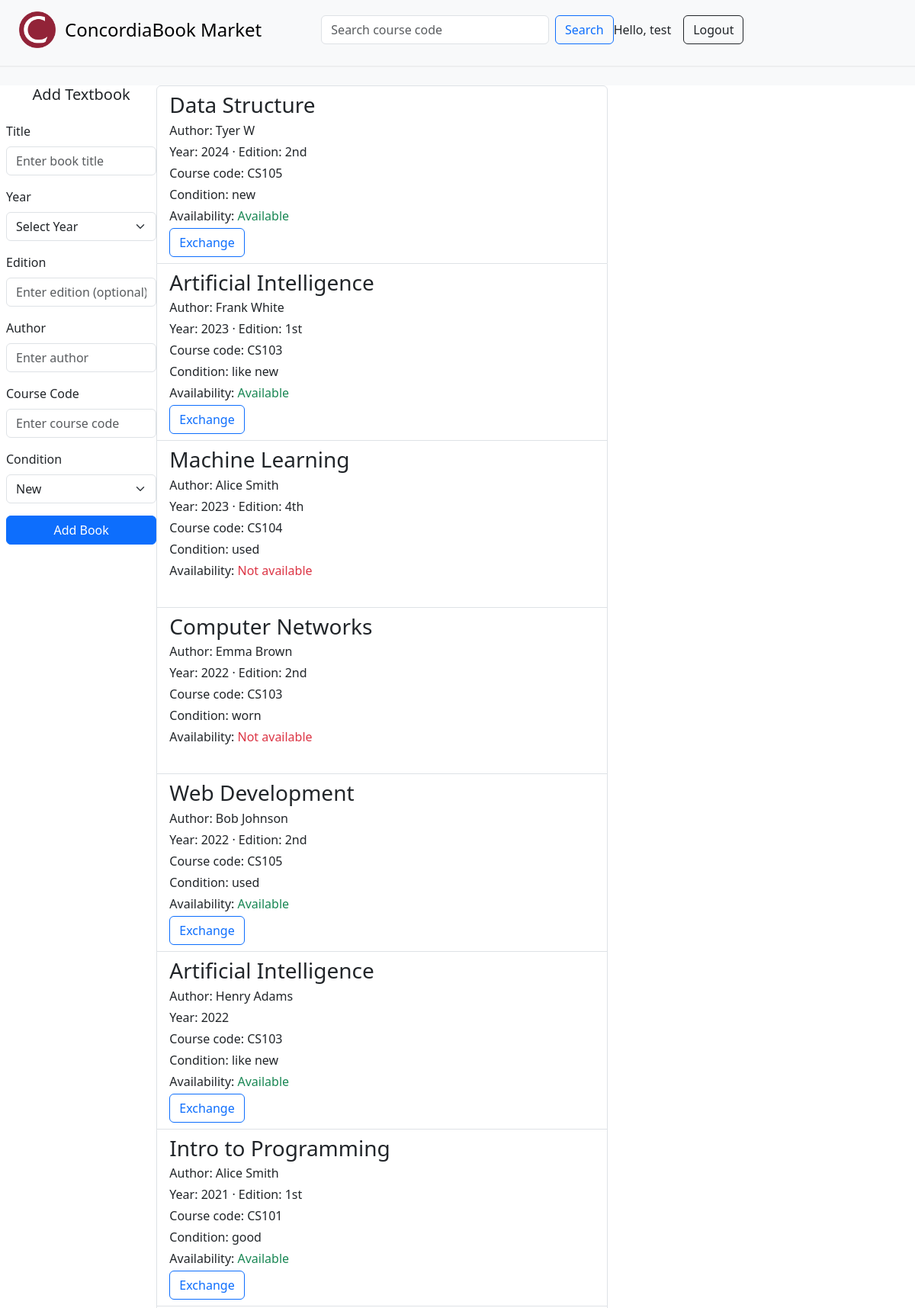
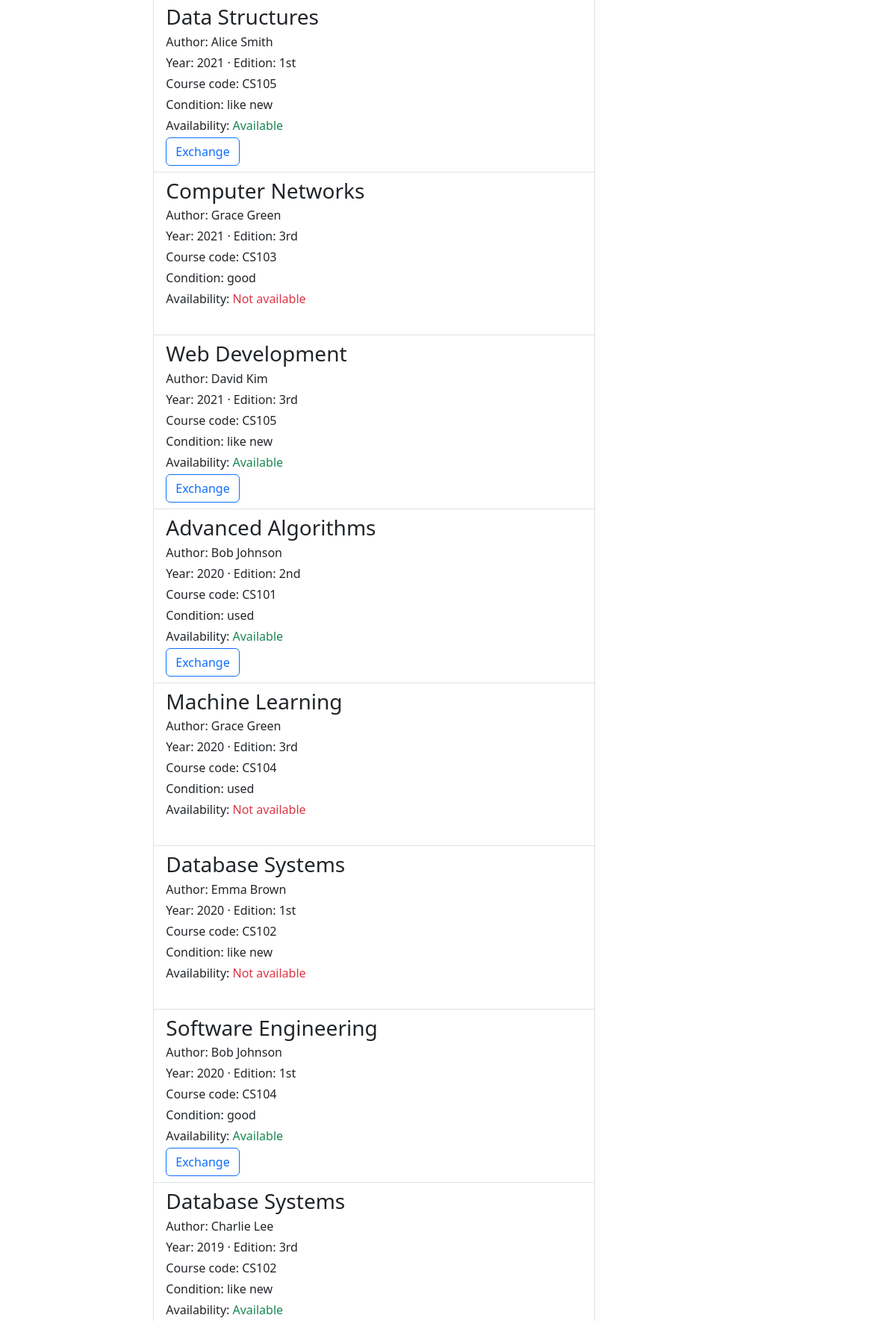
The app's page /textbooks/ (signed in, upper part) with its own data (2 pictures, top to bottom).
### textbooks/models/book.py (models this page shows, shortened)
class Book(models.Model):
    title = models.CharField(max_length=200, default='N/A')
    year = models.IntegerField(default=0000)
    edition = models.CharField(max_length=50, null=True, blank=True)
    author = models.CharField(max_length=100 , default='N/A')
    course_code = models.CharField(max_length=20, default='N/A')
    condition = models.CharField(max_length=50, default='good')
    availability_status = models.BooleanField(default=True)
    class Meta:
        db_table = 'books'
        ordering = ['-year']
        verbose_name = 'Book'
        verbose_name_plural = 'Books'

### textbooks/views/textbooks_views.py (the view)
# urls.py: path('', views.TextbookListView.as_view(), name='textbook_list'),
class TextbookListView(ListView):
    template_name = "base.html"
    context_object_name = "all_textbooks"
    def dispatch(self, request, *args, **kwargs):
        if not request.session.get("student_id"):
            return redirect("/auth/login/")
        return super().dispatch(request, *args, **kwargs)
    def get_queryset(self):
        course_code_q = self.request.GET.get("courseCode", "").strip()
        availability = self.request.GET.get("availability", "").lower() == "true"
        queryset = Book.objects.all()
        path_course_code = self.kwargs.get("course_code")
        if path_course_code:
            queryset = queryset.filter(course_code__iexact=path_course_code)
        if course_code_q:
            queryset = queryset.filter(course_code__iexact=course_code_q)
        if availability:
            queryset = queryset.filter(availability_status=True)
        return queryset
    def get_context_data(self, **kwargs):
        context = super().get_context_data(**kwargs)
        context["username"] = self.request.session.get("username")
        context["selected_course"] = self.kwargs.get("course_code")
        current_year = datetime.datetime.now().year
        context["year_range"] = range(current_year, current_year - 100, -1)
        return context

### textbooks/templates/base.html (shortened to what this page needs)
{% load static %}
<!DOCTYPE html>
<html lang="en">
<head>
    {% load bootstrap5 %}
    {% bootstrap_css %}
</head>
<body>
    <header class="bg-body-tertiary py-2">
        <nav class="container-fluid d-flex flex-column flex-md-row align-items-center justify-content-between">
            <a class="col btn btn-outline-light d-flex flex-row align-items-center mb-2 mb-md-0" style="gap: 12px;"
                href="/">
                <img src="{% static 'images/concordia-logo.png' %}" alt="Concordia logo" style="height:48px;">
                <h1 class="m-0" style="color: black; font-size: 1.5rem;">ConcordiaBook Market</h1>
            </a>
            {% include "textbooks/search_form.html" %}
            <div class="mb-0 col text-center text-md-start py-4 py-md-0 d-flex align-items-center gap-3">
                Hello, {{ username }}
                <a class="btn btn-outline-dark" href="{% url 'logout' %}">Logout</a>
            </div>
        </nav>
        <hr style="border: 1px solid #ccc; width: 100%;">
    </header>
    <div class="main-container d-flex flex-column flex-md-row  px-2">
        <div class="col-md-2 d-flex flex-column align-items-center">
            {% include "textbooks/add_form.html" %}
        </div>
        <div class="col-md-6 pt-5 pt-md-0">
            {% include "textbooks/list.html" %}
        </div>
    </div>
    <div id="liveAlertPlaceholder" class="position-fixed top-0 end-0 p-3" style="z-index: 1060;"></div>
</body>
</html>

### textbooks/templates/textbooks/list.html (shortened to what this page needs)
{% if all_textbooks %}
<div class="list-group">
    {% for textbook in all_textbooks %}
    <div class="list-group-item">
        <div class="d-flex justify-content-between">
            <h3 class="card-title mb-1">{{ textbook.title }}</h3>
        </div>
        <div>
             <p class="mb-1 text-wrap">Author: {{ textbook.author }}</p>
            <p class="mb-1 text-wrap">Year: {{ textbook.year }} {% if textbook.edition %}· Edition: {{ textbook.edition }}{% endif %}</p>
            <p class="mb-1 text-wrap">Course code: {{ textbook.course_code }}</p>
            <p class="mb-1 text-wrap">Condition: {{ textbook.condition }}</p>
            <p class="mb-1 text-wrap">Availability: <span class="{% if textbook.availability_status %}text-success{% else %}text-danger{% endif %}">{% if textbook.availability_status %}Available{% else %}Not available{% endif %}</span></p>
        </div>
        {% if textbook.availability_status %}
            <button type="button" class="btn btn-outline-primary exchange-btn" data-title="{{ textbook.title|escape }}">Exchange</button>
        {% endif %}
        <br />
    </div>
    {% endfor %}
</div>
{% else %}
<div>
    <p>
        No textbooks found.
    </p>
</div>
{% endif %}

### records on screen
Book: title "Data Structure", author "Tyer W", year "2024", edition "2nd", course_code "CS105", condition "new", availability_status "Available"
Book: title "Artificial Intelligence", author "Frank White", year "2023", edition "1st", course_code "CS103", condition "like new", availability_status "Available"
Book: title "Machine Learning", author "Alice Smith", year "2023", edition "4th", course_code "CS104", condition "used", availability_status "Not available"
Book: title "Computer Networks", author "Emma Brown", year "2022", edition "2nd", course_code "CS103", condition "worn", availability_status "Not available"
Book: title "Web Development", author "Bob Johnson", year "2022", edition "2nd", course_code "CS105", condition "used", availability_status "Available"
Book: title "Artificial Intelligence", author "Henry Adams", year "2022", course_code "CS103", condition "like new", availability_status "Available"
Book: title "Intro to Programming", author "Alice Smith", year "2021", edition "1st", course_code "CS101", condition "good", availability_status "Available"
Book: title "Data Structures", author "Alice Smith", year "2021", edition "1st", course_code "CS105", condition "like new", availability_status "Available"
Book: title "Computer Networks", author "Grace Green", year "2021", edition "3rd", course_code "CS103", condition "good", availability_status "Not available"
Book: title "Web Development", author "David Kim", year "2021", edition "3rd", course_code "CS105", condition "like new", availability_status "Available"
Book: title "Advanced Algorithms", author "Bob Johnson", year "2020", edition "2nd", course_code "CS101", condition "used", availability_status "Available"
Book: title "Machine Learning", author "Grace Green", year "2020", edition "3rd", course_code "CS104", condition "used", availability_status "Not available"
Book: title "Database Systems", author "Emma Brown", year "2020", edition "1st", course_code "CS102", condition "like new", availability_status "Not available"
Book: title "Software Engineering", author "Bob Johnson", year "2020", edition "1st", course_code "CS104", condition "good", availability_status "Available"
Book: title "Database Systems", author "Charlie Lee", year "2019", edition "3rd", course_code "CS102", condition "like new", availability_status "Available"

### other values on screen
{{ username }} "test"
